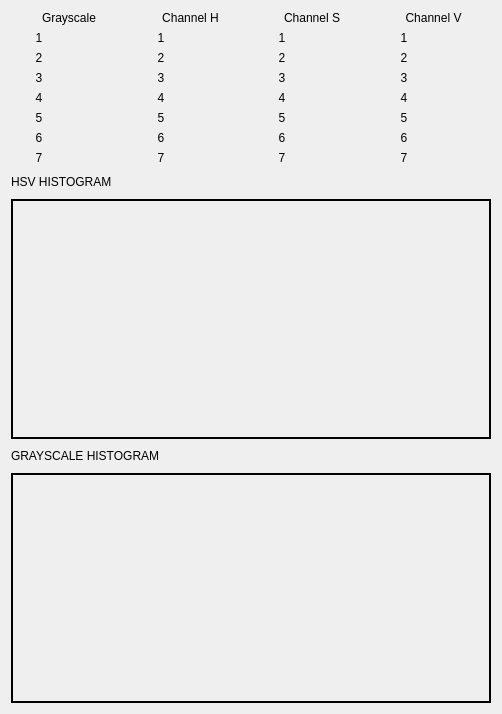
   <widget class="QWidget" name="verticalLayoutWidget_2">
    <property name="geometry">
     <rect>
      <x>700</x>
      <y>10</y>
      <width>482</width>
      <height>714</height>
     </rect>
    </property>
    <layout class="QVBoxLayout" name="Graphics">
     <item>
      <layout class="QHBoxLayout" name="HuMoments">
       <item>
        <layout class="QVBoxLayout" name="HuView_Gray">
         <item>
          <widget class="QLabel" name="HuGray_label">
           <property name="text">
            <string>Grayscale</string>
           </property>
           <property name="alignment">
            <set>Qt::AlignmentFlag::AlignCenter</set>
           </property>
          </widget>
         </item>
         <item>
          <layout class="QGridLayout" name="Hu_Gray" columnstretch="0,0">
           <property name="sizeConstraint">
            <enum>QLayout::SizeConstraint::SetFixedSize</enum>
           </property>
           <property name="leftMargin">
            <number>1</number>
           </property>
           <property name="rightMargin">
            <number>1</number>
           </property>
           <item row="0" column="1">
            <widget class="QLabel" name="HuG_01_val">
             <property name="autoFillBackground">
              <bool>false</bool>
             </property>
             <property name="text">
              <string/>
             </property>
             <property name="alignment">
              <set>Qt::AlignmentFlag::AlignRight|Qt::AlignmentFlag::AlignTrailing|Qt::AlignmentFlag::AlignVCenter</set>
             </property>
            </widget>
           </item>
           <item row="1" column="0">
            <widget class="QLabel" name="HuG_02">
             <property name="text">
              <string>2</string>
             </property>
             <property name="alignment">
              <set>Qt::AlignmentFlag::AlignCenter</set>
             </property>
            </widget>
           </item>
           <item row="4" column="0">
            <widget class="QLabel" name="HuG_05">
             <property name="text">
              <string>5</string>
             </property>
             <property name="alignment">
              <set>Qt::AlignmentFlag::AlignCenter</set>
             </property>
            </widget>
           </item>
           <item row="5" column="0">
            <widget class="QLabel" name="HuG_06">
             <property name="text">
              <string>6</string>
             </property>
             <property name="alignment">
              <set>Qt::AlignmentFlag::AlignCenter</set>
             </property>
            </widget>
           </item>
           <item row="0" column="0">
            <widget class="QLabel" name="HuG_01">
             <property name="text">
              <string>1</string>
             </property>
             <property name="alignment">
              <set>Qt::AlignmentFlag::AlignCenter</set>
             </property>
            </widget>
           </item>
           <item row="3" column="0">
            <widget class="QLabel" name="HuG_04">
             <property name="text">
              <string>4</string>
             </property>
             <property name="alignment">
              <set>Qt::AlignmentFlag::AlignCenter</set>
             </property>
            </widget>
           </item>
           <item row="2" column="0">
            <widget class="QLabel" name="HuG_03">
             <property name="text">
              <string>3</string>
             </property>
             <property name="alignment">
              <set>Qt::AlignmentFlag::AlignCenter</set>
             </property>
            </widget>
           </item>
           <item row="6" column="0">
            <widget class="QLabel" name="HuG_07">
             <property name="text">
              <string>7</string>
             </property>
             <property name="alignment">
              <set>Qt::AlignmentFlag::AlignCenter</set>
             </property>
            </widget>
           </item>
           <item row="1" column="1">
            <widget class="QLabel" name="HuG_02_val">
             <property name="autoFillBackground">
              <bool>false</bool>
             </property>
             <property name="text">
              <string/>
             </property>
             <property name="alignment">
              <set>Qt::AlignmentFlag::AlignRight|Qt::AlignmentFlag::AlignTrailing|Qt::AlignmentFlag::AlignVCenter</set>
             </property>
            </widget>
           </item>
           <item row="2" column="1">
            <widget class="QLabel" name="HuG_03_val">
             <property name="autoFillBackground">
              <bool>false</bool>
             </property>
             <property name="text">
              <string/>
             </property>
             <property name="alignment">
              <set>Qt::AlignmentFlag::AlignRight|Qt::AlignmentFlag::AlignTrailing|Qt::AlignmentFlag::AlignVCenter</set>
             </property>
            </widget>
           </item>
           <item row="3" column="1">
            <widget class="QLabel" name="HuG_04_val">
             <property name="autoFillBackground">
              <bool>false</bool>
             </property>
             <property name="text">
              <string/>
             </property>
             <property name="alignment">
              <set>Qt::AlignmentFlag::AlignRight|Qt::AlignmentFlag::AlignTrailing|Qt::AlignmentFlag::AlignVCenter</set>
             </property>
            </widget>
           </item>
           <item row="4" column="1">
            <widget class="QLabel" name="HuG_05_val">
             <property name="autoFillBackground">
              <bool>false</bool>
             </property>
             <property name="text">
              <string/>
             </property>
             <property name="alignment">
              <set>Qt::AlignmentFlag::AlignRight|Qt::AlignmentFlag::AlignTrailing|Qt::AlignmentFlag::AlignVCenter</set>
             </property>
            </widget>
           </item>
           <item row="6" column="1">
            <widget class="QLabel" name="HuG_07_val">
             <property name="autoFillBackground">
              <bool>false</bool>
             </property>
             <property name="text">
              <string/>
             </property>
             <property name="alignment">
              <set>Qt::AlignmentFlag::AlignRight|Qt::AlignmentFlag::AlignTrailing|Qt::AlignmentFlag::AlignVCenter</set>
             </property>
            </widget>
           </item>
           <item row="5" column="1">
            <widget class="QLabel" name="HuG_06_val">
             <property name="autoFillBackground">
              <bool>false</bool>
             </property>
             <property name="text">
              <string/>
             </property>
             <property name="alignment">
              <set>Qt::AlignmentFlag::AlignRight|Qt::AlignmentFlag::AlignTrailing|Qt::AlignmentFlag::AlignVCenter</set>
             </property>
            </widget>
           </item>
          </layout>
         </item>
        </layout>
       </item>
       <item>
        <layout class="QVBoxLayout" name="HuView_H">
         <item>
          <widget class="QLabel" name="HuH_label">
           <property name="text">
            <string>Channel H</string>
           </property>
           <property name="alignment">
            <set>Qt::AlignmentFlag::AlignCenter</set>
           </property>
          </widget>
         </item>
         <item>
          <layout class="QGridLayout" name="Hu_H" columnstretch="0,0">
           <property name="sizeConstraint">
            <enum>QLayout::SizeConstraint::SetFixedSize</enum>
           </property>
           <property name="leftMargin">
            <number>1</number>
           </property>
           <property name="rightMargin">
            <number>1</number>
           </property>
           <item row="3" column="0">
            <widget class="QLabel" name="HuH_04">
             <property name="text">
              <string>4</string>
             </property>
             <property name="alignment">
              <set>Qt::AlignmentFlag::AlignCenter</set>
             </property>
            </widget>
           </item>
           <item row="5" column="1">
            <widget class="QLabel" name="HuH_06_val">
             <property name="autoFillBackground">
              <bool>false</bool>
             </property>
             <property name="text">
              <string/>
             </property>
             <property name="alignment">
              <set>Qt::AlignmentFlag::AlignRight|Qt::AlignmentFlag::AlignTrailing|Qt::AlignmentFlag::AlignVCenter</set>
             </property>
            </widget>
           </item>
           <item row="0" column="0">
            <widget class="QLabel" name="HuH_01">
             <property name="text">
              <string>1</string>
             </property>
             <property name="alignment">
              <set>Qt::AlignmentFlag::AlignCenter</set>
             </property>
            </widget>
           </item>
           <item row="1" column="1">
            <widget class="QLabel" name="HuH_02_val">
             <property name="autoFillBackground">
              <bool>false</bool>
             </property>
             <property name="text">
              <string/>
             </property>
             <property name="alignment">
              <set>Qt::AlignmentFlag::AlignRight|Qt::AlignmentFlag::AlignTrailing|Qt::AlignmentFlag::AlignVCenter</set>
             </property>
            </widget>
           </item>
           <item row="1" column="0">
            <widget class="QLabel" name="HuH_02">
             <property name="text">
              <string>2</string>
             </property>
             <property name="alignment">
              <set>Qt::AlignmentFlag::AlignCenter</set>
             </property>
            </widget>
           </item>
           <item row="4" column="1">
            <widget class="QLabel" name="HuH_05_val">
             <property name="autoFillBackground">
              <bool>false</bool>
             </property>
             <property name="text">
              <string/>
             </property>
             <property name="alignment">
              <set>Qt::AlignmentFlag::AlignRight|Qt::AlignmentFlag::AlignTrailing|Qt::AlignmentFlag::AlignVCenter</set>
             </property>
            </widget>
           </item>
           <item row="3" column="1">
            <widget class="QLabel" name="HuH_04_val">
             <property name="autoFillBackground">
              <bool>false</bool>
             </property>
             <property name="text">
              <string/>
             </property>
             <property name="alignment">
              <set>Qt::AlignmentFlag::AlignRight|Qt::AlignmentFlag::AlignTrailing|Qt::AlignmentFlag::AlignVCenter</set>
             </property>
            </widget>
           </item>
           <item row="2" column="1">
            <widget class="QLabel" name="HuH_03_val">
             <property name="autoFillBackground">
              <bool>false</bool>
             </property>
             <property name="text">
              <string/>
             </property>
             <property name="alignment">
              <set>Qt::AlignmentFlag::AlignRight|Qt::AlignmentFlag::AlignTrailing|Qt::AlignmentFlag::AlignVCenter</set>
             </property>
            </widget>
           </item>
           <item row="2" column="0">
            <widget class="QLabel" name="HuH_03">
             <property name="text">
              <string>3</string>
             </property>
             <property name="alignment">
              <set>Qt::AlignmentFlag::AlignCenter</set>
             </property>
            </widget>
           </item>
           <item row="4" column="0">
            <widget class="QLabel" name="HuH_05">
             <property name="text">
              <string>5</string>
             </property>
             <property name="alignment">
              <set>Qt::AlignmentFlag::AlignCenter</set>
             </property>
            </widget>
           </item>
           <item row="5" column="0">
            <widget class="QLabel" name="HuH_06">
             <property name="text">
              <string>6</string>
             </property>
             <property name="alignment">
              <set>Qt::AlignmentFlag::AlignCenter</set>
             </property>
            </widget>
           </item>
           <item row="6" column="1">
            <widget class="QLabel" name="HuH_07_val">
             <property name="autoFillBackground">
              <bool>false</bool>
             </property>
             <property name="text">
              <string/>
             </property>
             <property name="alignment">
              <set>Qt::AlignmentFlag::AlignRight|Qt::AlignmentFlag::AlignTrailing|Qt::AlignmentFlag::AlignVCenter</set>
             </property>
            </widget>
           </item>
           <item row="0" column="1">
            <widget class="QLabel" name="HuH_01_val">
             <property name="autoFillBackground">
              <bool>false</bool>
             </property>
             <property name="text">
              <string/>
             </property>
             <property name="alignment">
              <set>Qt::AlignmentFlag::AlignRight|Qt::AlignmentFlag::AlignTrailing|Qt::AlignmentFlag::AlignVCenter</set>
             </property>
            </widget>
           </item>
           <item row="6" column="0">
            <widget class="QLabel" name="HuH_07">
             <property name="text">
              <string>7</string>
             </property>
             <property name="alignment">
              <set>Qt::AlignmentFlag::AlignCenter</set>
             </property>
            </widget>
           </item>
          </layout>
         </item>
        </layout>
       </item>
       <item>
        <layout class="QVBoxLayout" name="HuView_S">
         <item>
          <widget class="QLabel" name="HuS_label">
           <property name="text">
            <string>Channel S</string>
           </property>
           <property name="alignment">
            <set>Qt::AlignmentFlag::AlignCenter</set>
           </property>
          </widget>
         </item>
         <item>
          <layout class="QGridLayout" name="Hu_S" columnstretch="0,0">
           <property name="sizeConstraint">
            <enum>QLayout::SizeConstraint::SetFixedSize</enum>
           </property>
           <property name="leftMargin">
            <number>1</number>
           </property>
           <property name="rightMargin">
            <number>1</number>
           </property>
           <item row="0" column="1">
            <widget class="QLabel" name="HuS_01_val">
             <property name="autoFillBackground">
              <bool>false</bool>
             </property>
             <property name="text">
              <string/>
             </property>
             <property name="alignment">
              <set>Qt::AlignmentFlag::AlignRight|Qt::AlignmentFlag::AlignTrailing|Qt::AlignmentFlag::AlignVCenter</set>
             </property>
            </widget>
           </item>
           <item row="1" column="0">
            <widget class="QLabel" name="HuS_02">
             <property name="text">
              <string>2</string>
             </property>
             <property name="alignment">
              <set>Qt::AlignmentFlag::AlignCenter</set>
             </property>
            </widget>
           </item>
           <item row="4" column="0">
            <widget class="QLabel" name="HuS_05">
             <property name="text">
              <string>5</string>
             </property>
             <property name="alignment">
              <set>Qt::AlignmentFlag::AlignCenter</set>
             </property>
            </widget>
           </item>
           <item row="5" column="0">
            <widget class="QLabel" name="HuS_06">
             <property name="text">
              <string>6</string>
             </property>
             <property name="alignment">
              <set>Qt::AlignmentFlag::AlignCenter</set>
             </property>
            </widget>
           </item>
           <item row="0" column="0">
            <widget class="QLabel" name="HuS_01">
             <property name="text">
              <string>1</string>
             </property>
             <property name="alignment">
              <set>Qt::AlignmentFlag::AlignCenter</set>
             </property>
            </widget>
           </item>
           <item row="3" column="0">
            <widget class="QLabel" name="HuS_04">
             <property name="text">
              <string>4</string>
             </property>
             <property name="alignment">
              <set>Qt::AlignmentFlag::AlignCenter</set>
             </property>
            </widget>
           </item>
           <item row="2" column="0">
            <widget class="QLabel" name="HuS_03">
             <property name="text">
              <string>3</string>
             </property>
             <property name="alignment">
              <set>Qt::AlignmentFlag::AlignCenter</set>
             </property>
            </widget>
           </item>
           <item row="6" column="0">
            <widget class="QLabel" name="HuS_07">
             <property name="text">
              <string>7</string>
             </property>
             <property name="alignment">
              <set>Qt::AlignmentFlag::AlignCenter</set>
             </property>
            </widget>
           </item>
           <item row="1" column="1">
            <widget class="QLabel" name="HuS_02_val">
             <property name="autoFillBackground">
              <bool>false</bool>
             </property>
             <property name="text">
              <string/>
             </property>
             <property name="alignment">
              <set>Qt::AlignmentFlag::AlignRight|Qt::AlignmentFlag::AlignTrailing|Qt::AlignmentFlag::AlignVCenter</set>
             </property>
            </widget>
           </item>
           <item row="2" column="1">
            <widget class="QLabel" name="HuS_03_val">
             <property name="autoFillBackground">
              <bool>false</bool>
             </property>
             <property name="text">
              <string/>
             </property>
             <property name="alignment">
              <set>Qt::AlignmentFlag::AlignRight|Qt::AlignmentFlag::AlignTrailing|Qt::AlignmentFlag::AlignVCenter</set>
             </property>
            </widget>
           </item>
           <item row="3" column="1">
            <widget class="QLabel" name="HuS_04_val">
             <property name="autoFillBackground">
              <bool>false</bool>
             </property>
             <property name="text">
              <string/>
             </property>
             <property name="alignment">
              <set>Qt::AlignmentFlag::AlignRight|Qt::AlignmentFlag::AlignTrailing|Qt::AlignmentFlag::AlignVCenter</set>
             </property>
            </widget>
           </item>
           <item row="4" column="1">
            <widget class="QLabel" name="HuS_05_val">
             <property name="autoFillBackground">
              <bool>false</bool>
             </property>
             <property name="text">
              <string/>
             </property>
             <property name="alignment">
              <set>Qt::AlignmentFlag::AlignRight|Qt::AlignmentFlag::AlignTrailing|Qt::AlignmentFlag::AlignVCenter</set>
             </property>
            </widget>
           </item>
           <item row="6" column="1">
            <widget class="QLabel" name="HuS_07_val">
             <property name="autoFillBackground">
              <bool>false</bool>
             </property>
             <property name="text">
              <string/>
             </property>
             <property name="alignment">
              <set>Qt::AlignmentFlag::AlignRight|Qt::AlignmentFlag::AlignTrailing|Qt::AlignmentFlag::AlignVCenter</set>
             </property>
            </widget>
           </item>
           <item row="5" column="1">
            <widget class="QLabel" name="HuS_06_val">
             <property name="autoFillBackground">
              <bool>false</bool>
             </property>
             <property name="text">
              <string/>
             </property>
             <property name="alignment">
              <set>Qt::AlignmentFlag::AlignRight|Qt::AlignmentFlag::AlignTrailing|Qt::AlignmentFlag::AlignVCenter</set>
             </property>
            </widget>
           </item>
          </layout>
         </item>
        </layout>
       </item>
       <item>
        <layout class="QVBoxLayout" name="HuView_V">
         <item>
          <widget class="QLabel" name="HuV_label">
           <property name="text">
            <string>Channel V</string>
           </property>
           <property name="alignment">
            <set>Qt::AlignmentFlag::AlignCenter</set>
           </property>
          </widget>
         </item>
         <item>
          <layout class="QGridLayout" name="Hu_V" columnstretch="0,0">
           <property name="sizeConstraint">
            <enum>QLayout::SizeConstraint::SetFixedSize</enum>
           </property>
           <property name="leftMargin">
            <number>1</number>
           </property>
           <property name="rightMargin">
            <number>1</number>
           </property>
           <item row="0" column="1">
            <widget class="QLabel" name="HuV_01_val">
             <property name="autoFillBackground">
              <bool>false</bool>
             </property>
             <property name="text">
              <string/>
             </property>
             <property name="alignment">
              <set>Qt::AlignmentFlag::AlignRight|Qt::AlignmentFlag::AlignTrailing|Qt::AlignmentFlag::AlignVCenter</set>
             </property>
            </widget>
           </item>
           <item row="1" column="0">
            <widget class="QLabel" name="HuV_02">
             <property name="text">
              <string>2</string>
             </property>
             <property name="alignment">
              <set>Qt::AlignmentFlag::AlignCenter</set>
             </property>
            </widget>
           </item>
           <item row="4" column="0">
            <widget class="QLabel" name="HuV_05">
             <property name="text">
              <string>5</string>
             </property>
             <property name="alignment">
              <set>Qt::AlignmentFlag::AlignCenter</set>
             </property>
            </widget>
           </item>
           <item row="5" column="0">
            <widget class="QLabel" name="HuV_06">
             <property name="text">
              <string>6</string>
             </property>
             <property name="alignment">
              <set>Qt::AlignmentFlag::AlignCenter</set>
             </property>
            </widget>
           </item>
           <item row="0" column="0">
            <widget class="QLabel" name="HuV_01">
             <property name="text">
              <string>1</string>
             </property>
             <property name="alignment">
              <set>Qt::AlignmentFlag::AlignCenter</set>
             </property>
            </widget>
           </item>
           <item row="3" column="0">
            <widget class="QLabel" name="HuV_04">
             <property name="text">
              <string>4</string>
             </property>
             <property name="alignment">
              <set>Qt::AlignmentFlag::AlignCenter</set>
             </property>
            </widget>
           </item>
           <item row="2" column="0">
            <widget class="QLabel" name="HuV_03">
             <property name="text">
              <string>3</string>
             </property>
             <property name="alignment">
              <set>Qt::AlignmentFlag::AlignCenter</set>
             </property>
            </widget>
           </item>
           <item row="6" column="0">
            <widget class="QLabel" name="HuV_07">
             <property name="text">
              <string>7</string>
             </property>
             <property name="alignment">
              <set>Qt::AlignmentFlag::AlignCenter</set>
             </property>
            </widget>
           </item>
           <item row="1" column="1">
            <widget class="QLabel" name="HuV_02_val">
             <property name="autoFillBackground">
              <bool>false</bool>
             </property>
             <property name="text">
              <string/>
             </property>
             <property name="alignment">
              <set>Qt::AlignmentFlag::AlignRight|Qt::AlignmentFlag::AlignTrailing|Qt::AlignmentFlag::AlignVCenter</set>
             </property>
            </widget>
           </item>
           <item row="2" column="1">
            <widget class="QLabel" name="HuV_03_val">
             <property name="autoFillBackground">
              <bool>false</bool>
             </property>
             <property name="text">
              <string/>
             </property>
             <property name="alignment">
              <set>Qt::AlignmentFlag::AlignRight|Qt::AlignmentFlag::AlignTrailing|Qt::AlignmentFlag::AlignVCenter</set>
             </property>
            </widget>
           </item>
           <item row="3" column="1">
            <widget class="QLabel" name="HuV_04_val">
             <property name="autoFillBackground">
              <bool>false</bool>
             </property>
             <property name="text">
              <string/>
             </property>
             <property name="alignment">
              <set>Qt::AlignmentFlag::AlignRight|Qt::AlignmentFlag::AlignTrailing|Qt::AlignmentFlag::AlignVCenter</set>
             </property>
            </widget>
           </item>
           <item row="4" column="1">
            <widget class="QLabel" name="HuV_05_val">
             <property name="autoFillBackground">
              <bool>false</bool>
             </property>
             <property name="text">
              <string/>
             </property>
             <property name="alignment">
              <set>Qt::AlignmentFlag::AlignRight|Qt::AlignmentFlag::AlignTrailing|Qt::AlignmentFlag::AlignVCenter</set>
             </property>
            </widget>
           </item>
           <item row="6" column="1">
            <widget class="QLabel" name="HuV_07_val">
             <property name="autoFillBackground">
              <bool>false</bool>
             </property>
             <property name="text">
              <string/>
             </property>
             <property name="alignment">
              <set>Qt::AlignmentFlag::AlignRight|Qt::AlignmentFlag::AlignTrailing|Qt::AlignmentFlag::AlignVCenter</set>
             </property>
            </widget>
           </item>
           <item row="5" column="1">
            <widget class="QLabel" name="HuV_06_val">
             <property name="autoFillBackground">
              <bool>false</bool>
             </property>
             <property name="text">
              <string/>
             </property>
             <property name="alignment">
              <set>Qt::AlignmentFlag::AlignRight|Qt::AlignmentFlag::AlignTrailing|Qt::AlignmentFlag::AlignVCenter</set>
             </property>
            </widget>
           </item>
          </layout>
         </item>
        </layout>
       </item>
      </layout>
     </item>
     <item>
      <widget class="QLabel" name="HsvHistogramLabel">
       <property name="sizePolicy">
        <sizepolicy hsizetype="Preferred" vsizetype="Preferred">
         <horstretch>0</horstretch>
         <verstretch>0</verstretch>
        </sizepolicy>
       </property>
       <property name="maximumSize">
        <size>
         <width>509</width>
         <height>16777215</height>
        </size>
       </property>
       <property name="text">
        <string>HSV HISTOGRAM</string>
       </property>
      </widget>
     </item>
     <item>
      <widget class="QLabel" name="HsvHistogramViewer">
       <property name="sizePolicy">
        <sizepolicy hsizetype="Fixed" vsizetype="Fixed">
         <horstretch>0</horstretch>
         <verstretch>0</verstretch>
        </sizepolicy>
       </property>
       <property name="minimumSize">
        <size>
         <width>480</width>
         <height>240</height>
        </size>
       </property>
       <property name="autoFillBackground">
        <bool>false</bool>
       </property>
       <property name="styleSheet">
        <string notr="true">background-color: palete(window)</string>
       </property>
       <property name="frameShape">
        <enum>QFrame::Shape::Panel</enum>
       </property>
       <property name="lineWidth">
        <number>2</number>
       </property>
       <property name="midLineWidth">
        <number>0</number>
       </property>
       <property name="text">
        <string/>
       </property>
       <property name="alignment">
        <set>Qt::AlignmentFlag::AlignCenter</set>
       </property>
      </widget>
     </item>
     <item>
      <widget class="QLabel" name="GrayscaleHistogramLabel">
       <property name="text">
        <string>GRAYSCALE HISTOGRAM</string>
       </property>
      </widget>
     </item>
     <item>
      <widget class="QLabel" name="GrayscaleHistogramViewer">
       <property name="sizePolicy">
        <sizepolicy hsizetype="Fixed" vsizetype="Fixed">
         <horstretch>0</horstretch>
         <verstretch>0</verstretch>
        </sizepolicy>
       </property>
       <property name="minimumSize">
        <size>
         <width>480</width>
         <height>230</height>
        </size>
       </property>
       <property name="autoFillBackground">
        <bool>false</bool>
       </property>
       <property name="styleSheet">
        <string notr="true">background-color: palete(window)</string>
       </property>
       <property name="frameShape">
        <enum>QFrame::Shape::Panel</enum>
       </property>
       <property name="lineWidth">
        <number>2</number>
       </property>
       <property name="text">
        <string/>
       </property>
       <property name="alignment">
        <set>Qt::AlignmentFlag::AlignCenter</set>
       </property>
      </widget>
     </item>
    </layout>
   </widget>
